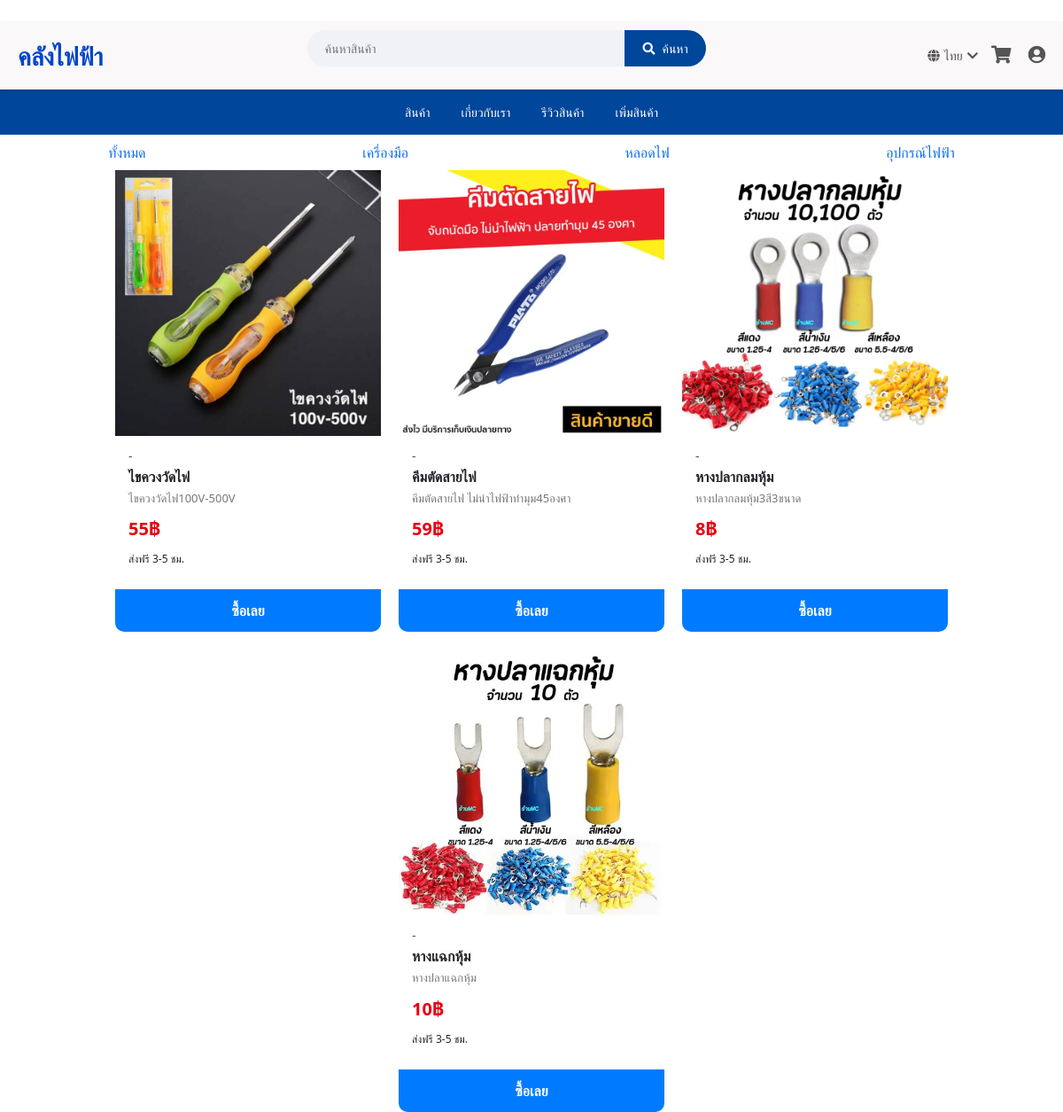
/admin_home_equipment, run on the app's committed database.
### tables this page shows
CREATE TABLE "CATALOG" (
	"CATALOG_ID"	INTEGER,
	"TYPE_FK"	INTEGER,
	"CATALOG_Name"	TEXT,
	"CATALOG_Price"	TEXT,
	"CATALOG_Image"	BLOB,
	"CATALOG_Detail"	TEXT,
	"CATALOG_Brand"	TEXT,
	PRIMARY KEY("CATALOG_ID" AUTOINCREMENT),
	CONSTRAINT "TYPE_ID" FOREIGN KEY("TYPE_FK") REFERENCES "TYPE"("TYPE_ID")
);

### main.py (the view)
@app.route('/admin_home_equipment')
def admin_home_equipment():
    conn = sqlite3.connect("ELEC_DB.db")
    c = conn.cursor()
    c.execute("SELECT * FROM CATALOG")
    catalog = conn.execute("SELECT * FROM CATALOG").fetchall()
    Equipment = conn.execute("SELECT * FROM CATALOG WHERE TYPE_FK = 1").fetchall()
    led = conn.execute("SELECT * FROM CATALOG WHERE TYPE_FK = 2").fetchall()
    Electronic = conn.execute("SELECT * FROM CATALOG WHERE TYPE_FK = 3").fetchall()
    conn.close()
    return render_template("admin_home_equipment.html", catalog = catalog, Equipment=Equipment, led=led, Electronic=Electronic)

### templates/admin_home_equipment.html (shortened to what this page needs)
{% extends "admin_layout.html"%}
{% block content %}
  <ul class="nav nav-pills nav-fill">
  <li class="nav-item">
    <a class="nav-link" href="\admin_home">ทั้งหมด</a>
  </li>
  <li class="nav-item">
    <a class="nav-link" href="\admin_home_equipment">เครื่องมือ</a>
  </li>
  <li class="nav-item">
    <a class="nav-link" href="\admin_home_led">หลอดไฟ</a>
  </li>
  <li class="nav-item">
    <a class="nav-link" href="\admin_home_electronic">อุปกรณ์ไฟฟ้า</a>
  </li>
</ul>
<div class="product-container">
  {% for m in Equipment %}
    <div class="col-md-3" >
    <img src="{{ m[4] }}" class="card-img-top" style="height:300px;object-fit:cover;">
    <div class="product-info">
      <h4>{{ m[6] }}</h4>
      <h3>{{ m[2] }}</h3>
      <p>{{ m[5] }}</p>
      <div>
        <span class="price">{{ m[3] }}฿</span>
      </div>
      <div class="extra-info">
        <span>ส่งฟรี 3-5 ชม.</span>
      </div>
    </div>
    <a href="#" class="buy-btn">ซื้อเลย</a>
  </div>
  {% endfor %}
</div>
{% endblock%}

### templates/admin_layout.html (shortened to what this page needs)
﻿<!DOCTYPE html>
<html lang="en">
<head>
    <link href="https://cdn.jsdelivr.net/npm/bootstrap@5.3.0/dist/css/bootstrap.min.css" rel="stylesheet">
</head>
<body>
</head>
<body>
<header class="navbar">
    <div class="navbar-left">
        <a href="/admin_home" style="text-decoration: none; border: none; background: none; font-size: 28px; color: #0044cc; font-weight: bold;">
    คลังไฟฟ้า</a>
    </div>
    <form action="{{ url_for('search') }}" method="GET" class="d-flex">
    <div class="navbar-center">
        <div class="search-bar">
            <input type="text" name = "search"  placeholder="ค้นหาสินค้า">
            <button class="search-button">
                <i class="fas fa-search"></i> ค้นหา
            </button>
        </div>
    </div>
    </form>
    <div class="navbar-right">
        <div class="lang-selector">
            <i class="fas fa-globe"></i> ไทย
            <i class="fas fa-chevron-down"></i>
        </div>
        <div class="icons">
            <a href="/admin_cart"><i class="fas fa-shopping-cart"></i></a>
            <a href="/admin_profile"><i class="fas fa-user-circle"></i></a>
        </div>
    </div>
</header>
<div class="secondary-navbar">
    <a href="/admin_home">สินค้า</a>
    <a href="/admin_about">เกี่ยวกับเรา</a>
    <a href="/admin_review">รีวิวสินค้า</a>
    <a href="/admin_insert_data">เพิ่มสินค้า</a>
</div>
{% block content %}
{% endblock%}
</body>
</html>

### templates/admin_layout.html (style rules this page uses)
.navbar { display: flex; justify-content: space-between; align-items: center; padding: 10px 20px; background-color: #faf8f8; box-shadow: 0 2px 4px rgba(0,0,0,0.1); }
.navbar-left, .navbar-right, .navbar-center { display: flex; align-items: center; }
.search-bar { display: flex; border-radius: 50px; overflow: hidden; background-color: #f0f2f5; width: 450px; }
.search-bar input { flex-grow: 1; border: none; padding: 10px 20px; font-size: 14px; outline: none; background-color: transparent; }
.search-bar .search-button { background-color: #00469A; color: #fff; border: none; padding: 10px 20px; font-size: 14px; cursor: pointer; display: flex; align-items: center; gap: 8px; }
.navbar-right .lang-selector, .navbar-right .user-info { display: flex; align-items: center; gap: 5px; margin-left: 20px; font-size: 14px; color: #555; }
.navbar-right .icons a { color: #555; font-size: 20px; margin-left: 15px; }
.secondary-navbar { background-color: #00469A; color: #fff; padding: 10px 20px; display: flex; justify-content: center; gap: 25px; font-size: 14px; }
.secondary-navbar a { color: #fff; text-decoration: none; padding: 5px; transition: opacity 0.3s; }
.product-container { display: flex; flex-wrap: wrap; gap: 20px; justify-content: center; }
.product-info { padding: 15px; }
.product-info h4 { font-size: 14px; color: #555; margin: 0; }
.product-info h3 { font-size: 16px; margin: 5px 0; font-weight: bold; }
.product-info p { font-size: 13px; color: #777; margin: 5px 0 10px; }
.price { font-size: 20px; font-weight: bold; color: #e60012; }
.extra-info { display: flex; justify-content: space-between; font-size: 12px; margin: 10px 0; }
.buy-btn { display: block; width: 100%; text-align: center; background: #007bff; color: #fff; font-weight: bold; padding: 12px; border: none; border-radius: 0 0 10px 10px; cursor: pointer; text-decoration: none; }

### data on the page
CATALOG: shows a picture, CATALOG_Brand "-", CATALOG_Name "ไขควงวัดไฟ", CATALOG_Detail "ไขควงวัดไฟ100V-500V", CATALOG_Price "55"
CATALOG: shows a picture, CATALOG_Brand "-", CATALOG_Name "คีมตัดสายไฟ", CATALOG_Detail "คีมตัดสายไฟ ไม่นำไฟฟ้าทำมุม45องศา", CATALOG_Price "59"
CATALOG: shows a picture, CATALOG_Brand "-", CATALOG_Name "หางปลากลมหุ้ม", CATALOG_Detail "หางปลากลมหุ้ม3สี3ขนาด", CATALOG_Price "8"
CATALOG: shows a picture, CATALOG_Brand "-", CATALOG_Name "หางแฉกหุ้ม", CATALOG_Detail "หางปลาแฉกหุ้ม", CATALOG_Price "10"
